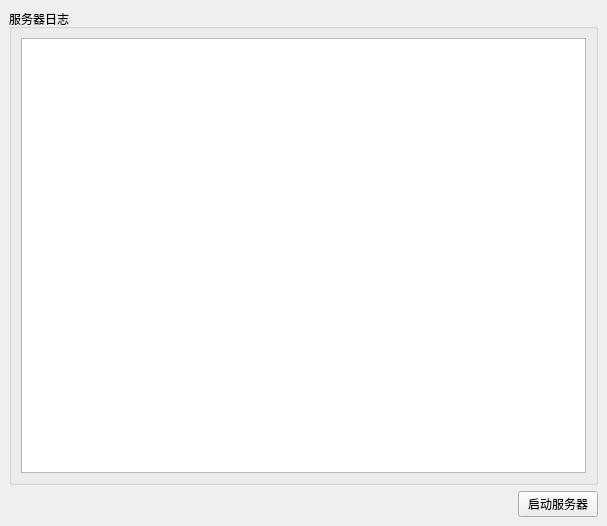
<?xml version="1.0" encoding="UTF-8"?>
<ui version="4.0">
 <class>MainWindow</class>
 <widget class="QMainWindow" name="MainWindow">
  <property name="geometry">
   <rect>
    <x>0</x>
    <y>0</y>
    <width>607</width>
    <height>526</height>
   </rect>
  </property>
  <property name="windowTitle">
   <string>服务器</string>
  </property>
  <widget class="QWidget" name="centralwidget">
   <layout class="QGridLayout" name="gridLayout">
    <item row="0" column="0">
     <widget class="QGroupBox" name="groupBox">
      <property name="title">
       <string>服务器日志</string>
      </property>
      <layout class="QVBoxLayout" name="verticalLayout">
       <item>
        <widget class="QPlainTextEdit" name="logedit"/>
       </item>
      </layout>
     </widget>
    </item>
    <item row="1" column="0">
     <layout class="QHBoxLayout" name="horizontalLayout">
      <item>
       <spacer name="horizontalSpacer">
        <property name="orientation">
         <enum>Qt::Orientation::Horizontal</enum>
        </property>
        <property name="sizeHint" stdset="0">
         <size>
          <width>40</width>
          <height>20</height>
         </size>
        </property>
       </spacer>
      </item>
      <item>
       <widget class="QPushButton" name="startstopbt">
        <property name="text">
         <string>启动服务器</string>
        </property>
       </widget>
      </item>
     </layout>
    </item>
   </layout>
  </widget>
 </widget>
 <resources/>
 <connections/>
</ui>
